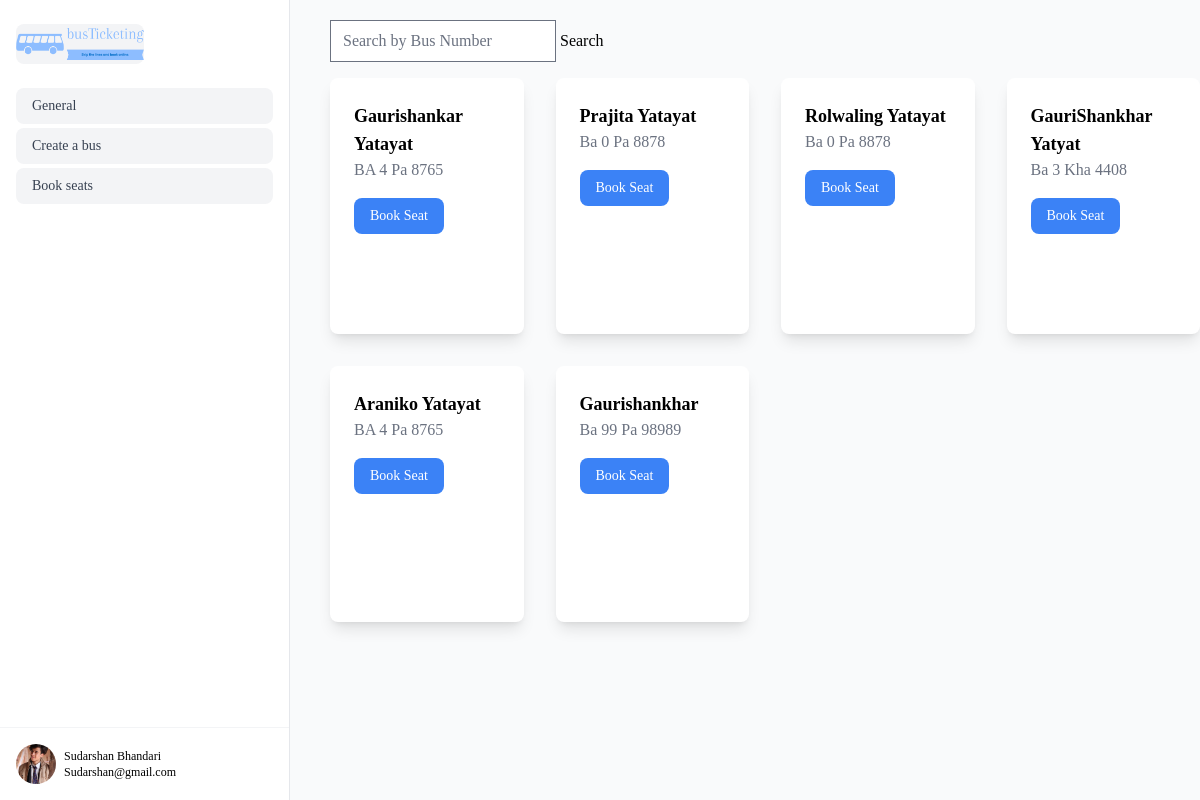
The page /seatbook/ on the database its author committed.
### Bus/models.py (models this page shows, shortened)
class Bus(models.Model):
    name = models.CharField(max_length=50)
    source = models.CharField(max_length=100)
    destination = models.CharField(max_length=100)
    travel_dates = models.DateField(_("Travel Dates"), auto_now=False, auto_now_add=False)
    features = models.TextField()
    image = models.ImageField(upload_to='')
    bus_number = models.CharField(max_length=50)
    price = models.DecimalField(max_digits=8, decimal_places=2)
    departure_time = models.TimeField()
    pickup_location = models.CharField(max_length=100)
    drop_location = models.CharField(max_length=100)
    operator_details = models.CharField(max_length=100)

### adminPage/views.py (the view)
# urls.py: path('seatbook/', views.seatBook, name='seatBook'),
def seatBook(request):
    busses = Bus.objects.all()
    if request.method == 'POST':
        selected_seats = request.POST.getlist('selected_seats')
    search_query = request.GET.get('bus_number')
    if search_query:
        busses = busses.filter(bus_number__icontains=search_query)
    return render(request, 'seatbook.html', {'busses': busses})

### adminPage/templates/seatbook.html
{% extends 'base_side.html' %}
{% block maincontent %}
<form method="GET" action="{% url 'adminPage:seatBook' %}">
  <input type="text" name="bus_number" placeholder="Search by Bus Number" class="mt-5">
  <button type="submit">Search</button>
</form>
<div class="flex flex-wrap -mx-4">
  {% for bus in busses %}
  <div class="w-full sm:w-1/2 md:w-1/3 lg:w-1/4 xl:w-1/4 px-4 py-4">
    <div class="bg-white rounded-lg shadow-lg p-6 h-64">
      <h3 class="text-lg font-semibold">{{ bus.name }}</h3>
      <p class="text-gray-500">{{ bus.bus_number }}</p>
      <a href="{% url 'adminPage:bookSeat' pk=bus.pk %}">
        <button class="bg-blue-500 hover:bg-blue-600 text-white rounded-lg px-4 py-2 mt-4 text-sm font-medium">
          Book Seat
        </button>
      </a>
    </div>
  </div>
  {% endfor %}
</div>
{% endblock maincontent %}

### rows shown on the page
Bus: name "Gaurishankar Yatayat", bus_number "BA 4 Pa 8765"
Bus: name "Prajita Yatayat", bus_number "Ba 0 Pa 8878"
Bus: name "Rolwaling Yatayat", bus_number "Ba 0 Pa 8878"
Bus: name "GauriShankhar Yatyat", bus_number "Ba 3 Kha 4408"
Bus: name "Araniko Yatayat", bus_number "BA 4 Pa 8765"
Bus: name "Gaurishankhar", bus_number "Ba 99 Pa 98989"
